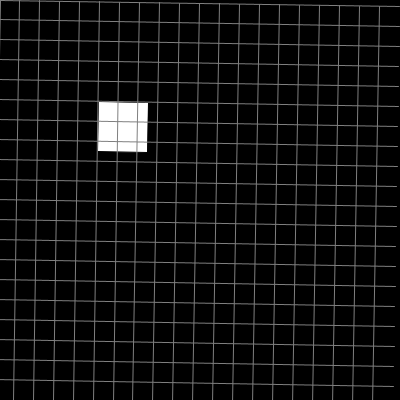
Frame 1 (no input)
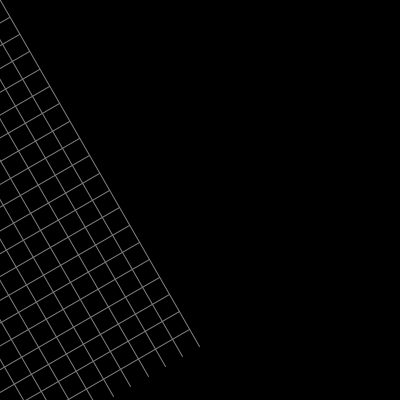
Frame 60 (the mouse pressed at the canvas centre just before this capture)
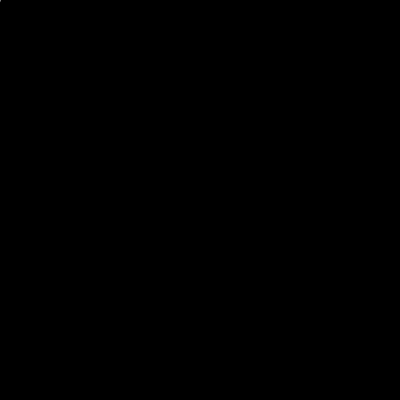
Frame 120 (the mouse held since frame 60 and released just before this capture)

The Processing sketch that drew these frames (run headless with seeded random() and noise(); from frame 60 on, the mouse is pressed at the canvas centre):

// Processing sketch: Transformations
// ── Transformations.pde

void setup(){
  
    size(400, 400);
    frameRate(30);
}

void draw(){
  
    background(0);
 
    // rotate first then draw shape at 100,100
    rotateAroundOrigin(true);
    
    // translate first, then rotate, draw shape at 100,100
    //translateThenRotate(true);
    
    // same as above but draw rectangle around center
    //translateThenRotateAroundCenter();
    
    // draw both transformations, what do you see?
    //rotateAroundOrigin(false);
    //translateThenRotate(false);
    
    // draw both transformations with push/pop
    //usingPushPop();
}

void rotateAroundOrigin( boolean grid ){

    rotate( radians(frameCount) );
    rect(100, 100, 50, 50);
    
    if( grid ) drawGrid();
}

void translateThenRotate(boolean grid){
  
    translate(100, 100);
    rotate( radians(frameCount) );
    rect(0, 0, 50, 50);
    
    if( grid )  drawGrid();
}

void translateThenRotateAroundCenter(){
 
    rectMode(CENTER);
  
    translate(100, 100);
    rotate( radians(frameCount) );
    rect(0, 0, 50, 50);
    
    drawGrid();
}

void usingPushPop(){
 
    pushMatrix();
    rotateAroundOrigin(false);
    popMatrix();
    
    pushMatrix();
    translateThenRotateAroundCenter();
    popMatrix();
}

void drawGrid(){
  
    stroke(127);
 
    for(int x=0; x<width; x+= 20)
    {  
        line(x, 0, x, height);
    }
    
    for(int y=0; y<height; y+= 20)
    {  
      line(0, y, width, y);        
    }
}
